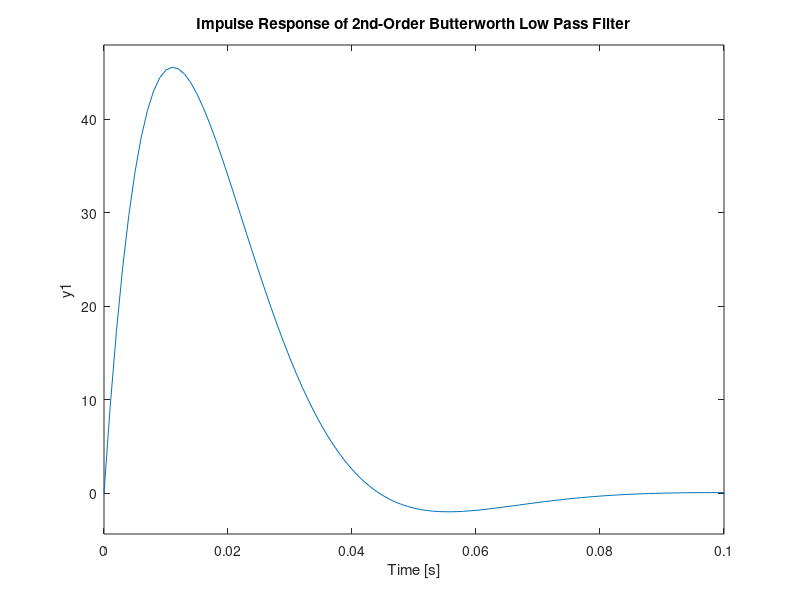
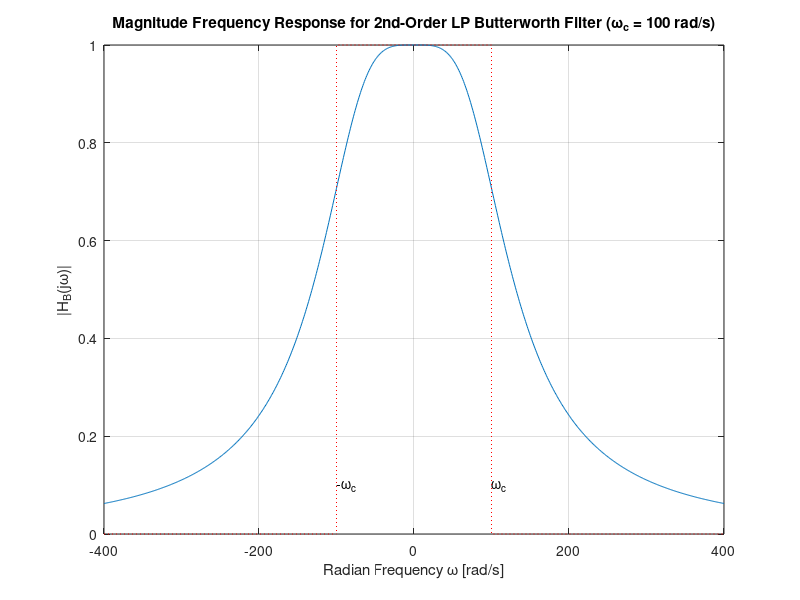
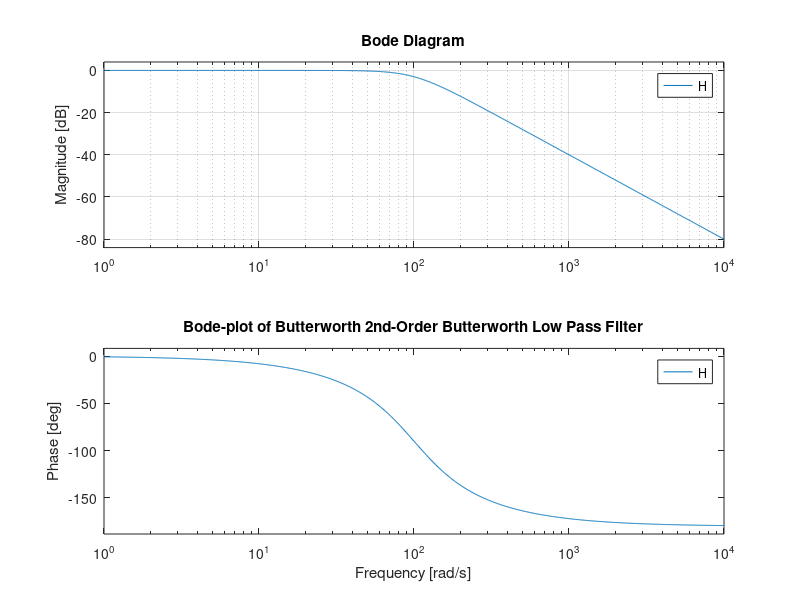
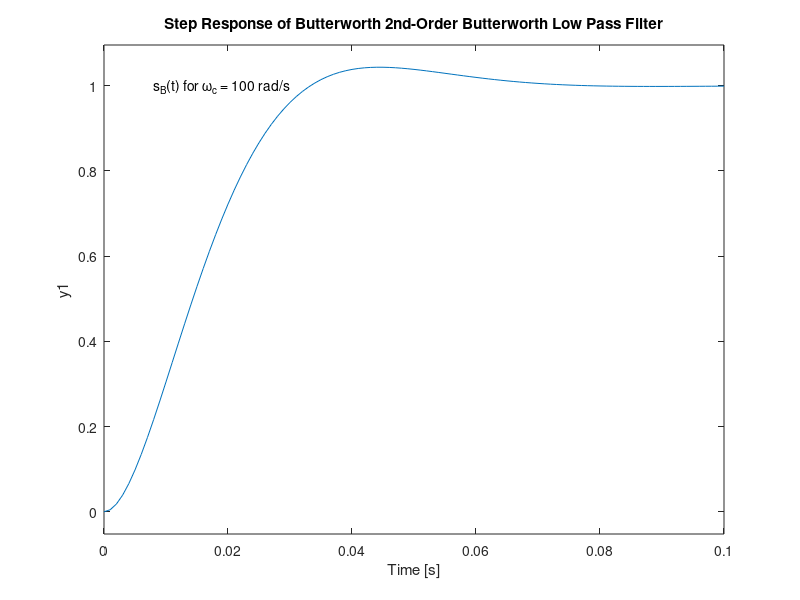

Recreate these plots in MATLAB, in order.
%% 2nd-Order LP Butterworth responses
%
% Prepared for EG-247 Digital Signal Processing
% by Dr Chris P. Jobling
wc = 100;
% Transfer function
H = tf(wc^2,[1, wc*sqrt(2), wc^2])
%% Impulse response
impulse(H,0.1)
grid
title('Impulse Response of 2nd-Order Butterworth Low Pass Filter')
%% Magnitude frequency response
figure
w = -400:400;
mHlp = 1./(sqrt(1 + (w./wc).^4));
plot(w,mHlp)
grid
ylabel('|H_B(j\omega)|')
title('Magnitude Frequency Response for 2nd-Order LP Butterworth Filter (\omega_c = 100 rad/s)')
xlabel('Radian Frequency \omega [rad/s]')
text(100,0.1,'\omega_c')
text(-100,0.1,'-\omega_c')
hold on
plot([-400,-100,-100,100,100,400],[0,0,1,1,0,0],'r:')
hold off
%% Bode plot
figure
bode(H)
grid
title('Bode-plot of Butterworth 2nd-Order Butterworth Low Pass Filter')
%% Step response
figure
step(H,0.1)
title('Step Response of Butterworth 2nd-Order Butterworth Low Pass Filter')
grid
text(0.008,1,'s_B(t) for \omega_c = 100 rad/s')
%% High-pass filter
figure
Hhp = 1 - H
bode(Hhp)
grid
title('Bode-plot of Butterworth 2nd-Order Butterworth High Pass Filter')
%% Magnitude frequency response
figure
w = -400:400;
plot(w,1-mHlp)
grid
ylabel('|H_B(j\omega)|')
title('Magnitude Frequency Response for 2nd-Order HP Butterworth Filter (\omega_c = 100 rad/s)')
xlabel('Radian Frequency \omega [rad/s]')
text(100,0.9,'\omega_c')
text(-100,0.9,'-\omega_c')
hold on
plot([-400,-100,-100,100,100,400],[0,0,1,1,0,0],'r:')
hold off
